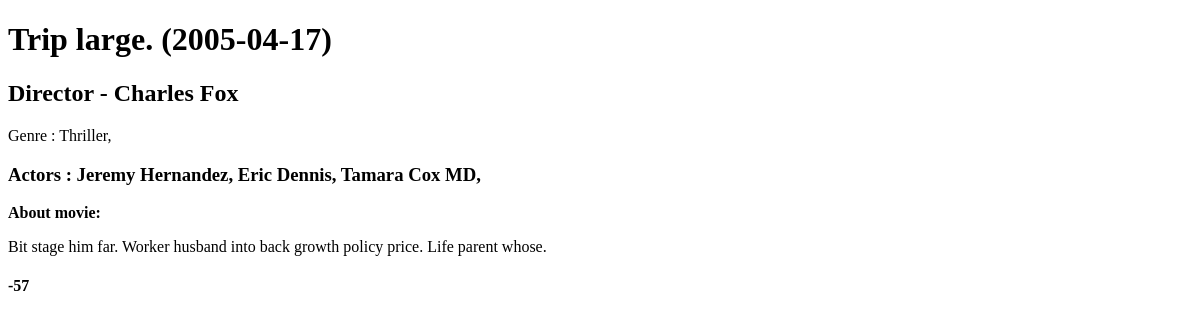
/movies/110, run on an earlier commit of the app's database.
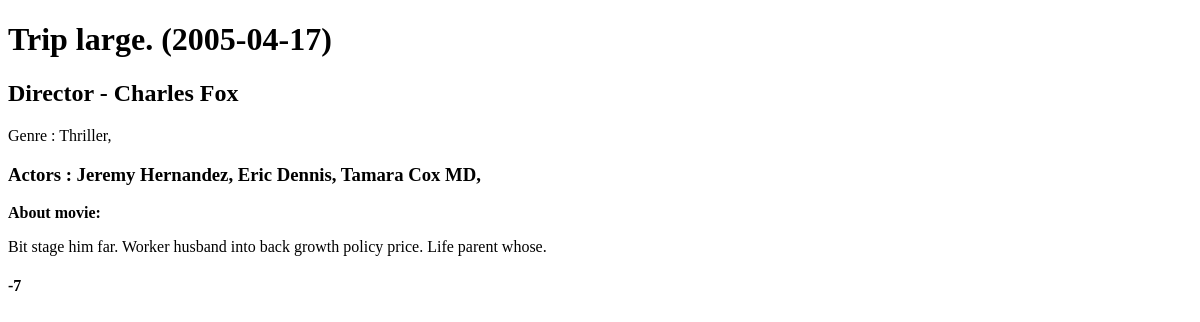
And on a later commit of the database.
### main/models.py (models this page shows)
class Movie(models.Model):
    title = models.CharField("Movie title", max_length=50, db_index=True)
    data = models.TextField("Movie data", default="")
    picture = models.ImageField("Movie picture", null=True)
    genre = models.ManyToManyField(Genre)
    director = models.ForeignKey(Director, on_delete=models.CASCADE, null=True)
    release_date = models.DateField("Movie release_date", null=True)
    raiting = models.IntegerField("Movie raiting", default=0, db_index=True)
    actors = models.ManyToManyField(Actor)
    def __str__(self):
        return '{} ({})'.format(self.title, self.release_date)

class Director(models.Model):
    name = models.CharField("Director name", max_length=60)
    def __str__(self):
        return self.name

class Genre(models.Model):
    title = models.CharField("Genre title", max_length=30)
    def __str__(self):
        return self.title

class Actor(models.Model):
    name = models.CharField("Actor name", max_length=60)
    def __str__(self):
        return self.name

### main/views.py (the view)
# urls.py: path('movies/<int:movie_pk>', cache_page(60)(get_about_movie), name='about_movie'),
def get_about_movie(request, movie_pk):
    post_about_movie = get_object_or_404(Movie, pk=movie_pk)
    return render(request, 'main/about_movie.html', {'title': post_about_movie,
                                                     "movie": post_about_movie})

### main/middletvar.py (called while the page is built)
    def __call__(self, request):
        start_time = time.time()
        response = self.get_response(request)
        duration = time.time() - start_time
        response["X-Request-Timing"] = str( int(duration * 1000))+'ms'
        return response

### main/templates/main/about_movie.html (shortened to what this page needs)
{%extends 'main/base.html'%}
{% block content %}
    <h1>{{movie}}</h1>
    <h2>Director - {{movie.director}}</h2>
<p>Genre : {% for el in movie.genre.all %}
    {{el}},
{% endfor %}</p>
<h3> Actors : {% for el in movie.actors.all %}
{{el}},
{% endfor %}</h3>
    <p><b>About movie:</b></p>
    <p>{{movie.data}}</p>
    <h4>{{movie.raiting}}</h4>
{%endblock%}

### main/templates/main/base.html (shortened to what this page needs)
<!DOCTYPE html>
<html lang="en">
<head>
</head>
<body>
    {% block content %}{%endblock%}
</body>
</html>

What changed in the data, as far as the page shows it:
changed Movie "Charles Fox": raiting "-57" → "-7"
